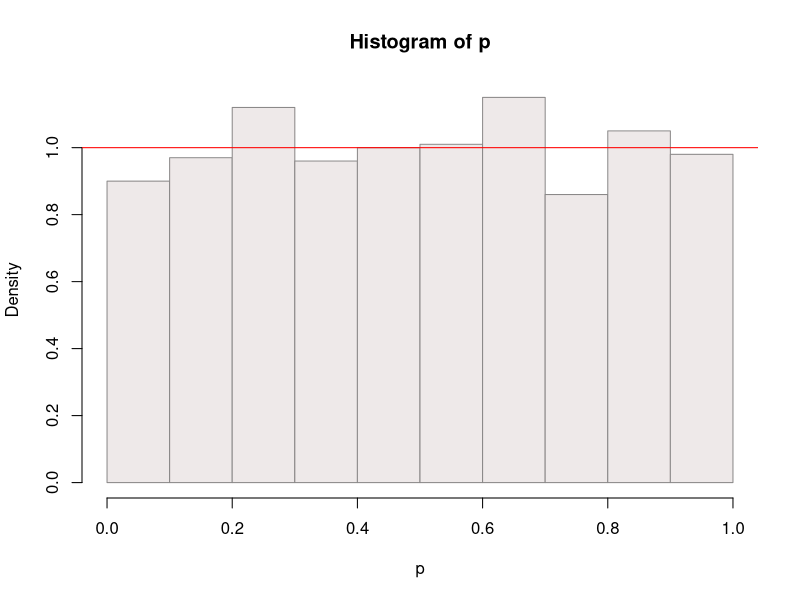
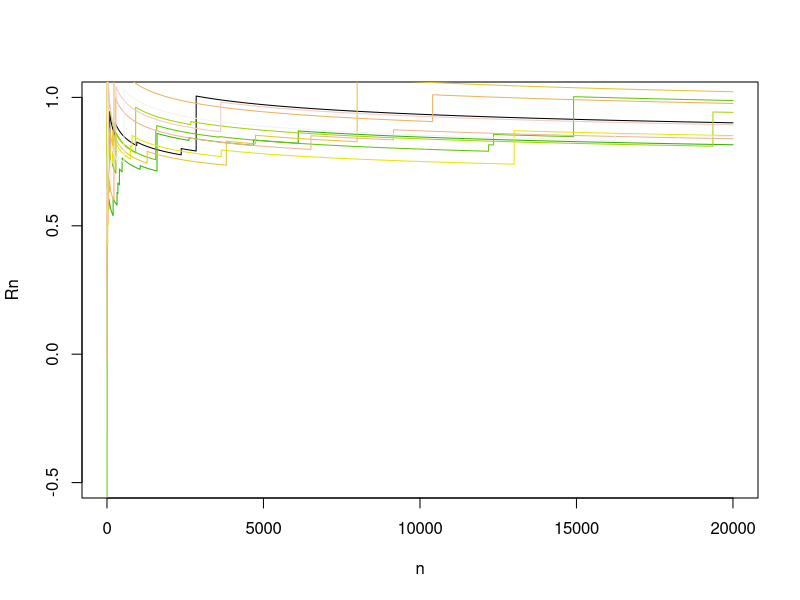
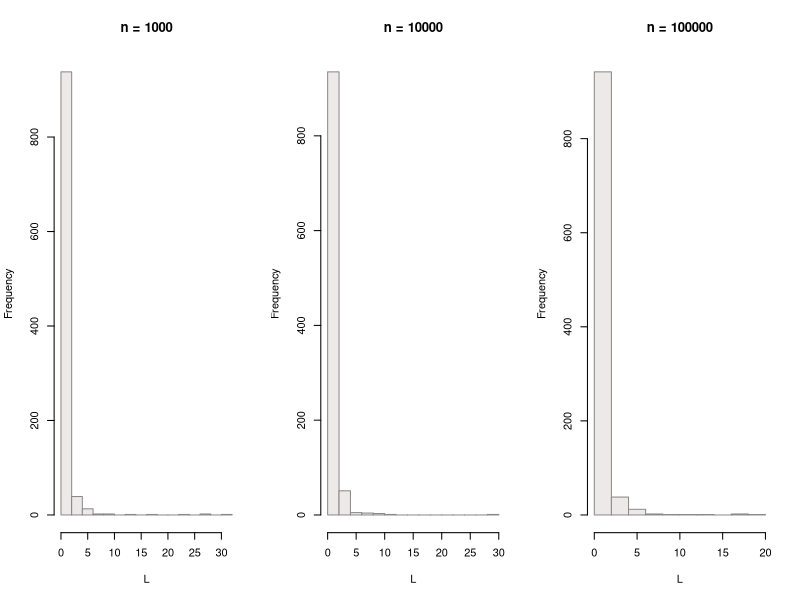
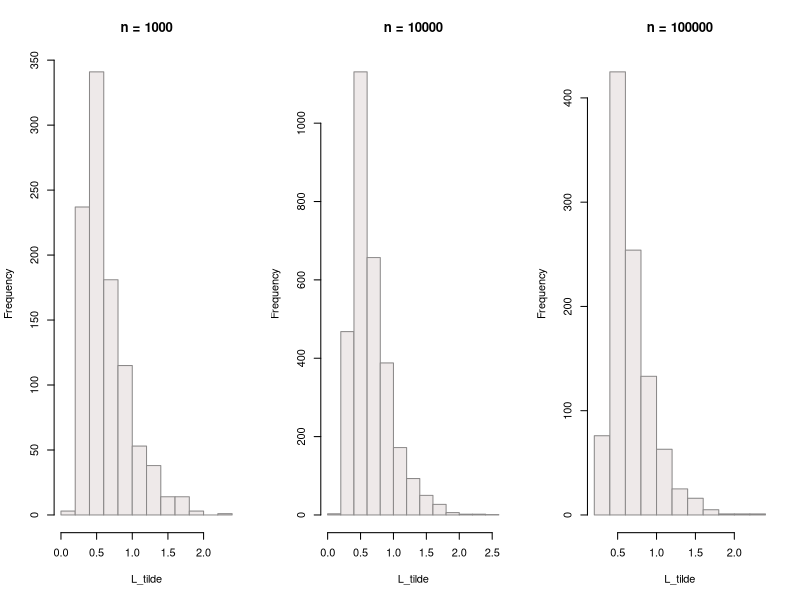
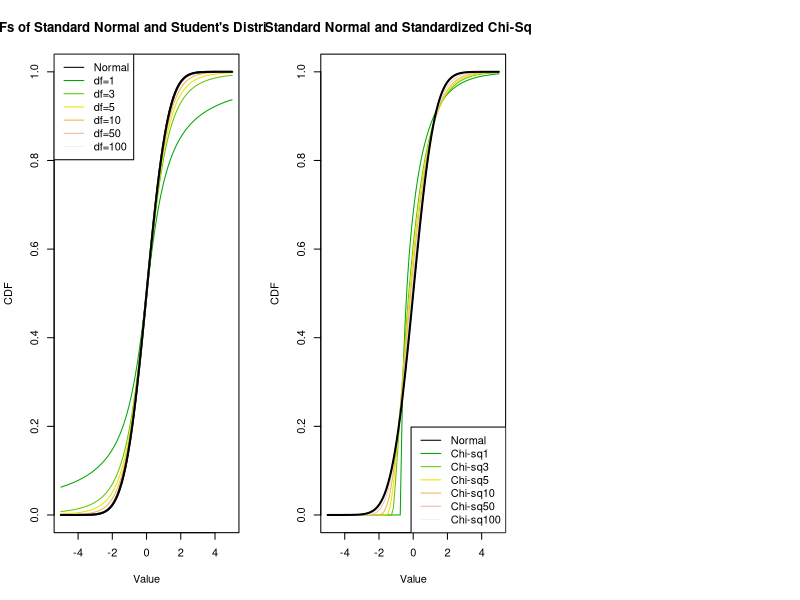

Generate these figures, in order, with R:
## ---- chunk 1
p_vals <- function(x){
  return( 1-ppois(sum(x), 5*100))
}
## ---- chunk 2
rep = 1000
p = c()
n = 100

for(i in 1:rep){
  x = rpois(n, 5)
  p[i] = p_vals(x)
}

hist(p, probability = TRUE,col="snow2",border="snow4")
abline(h=1, col = "red")
## ---- chunk 3
X = rnorm(100000)
Rn_function<-function(n){
  return(max(X[1:n])/sqrt(2*log(n)))
}
Rn<-sapply(2:20000, Rn_function)
plot(2:20000, Rn, xlab = "n", ylab="Rn", type="l",ylim = c(-0.5,1))
colors = terrain.colors(10)
for(i in 2:10){
  X = rnorm(100000)
  Rn_function<-function(n){return(max(X[1:n])/sqrt(2*log(n)))}
  Rn<-sapply(2:20000, Rn_function)
  lines(2:20000, Rn,col = colors[i])
}
## ---- chunk 4
n = c(1000,10000,100000)
eps = 0.1
L = matrix(0, nrow = 1000, ncol=3)
Lt = matrix(0, nrow = 1000, ncol=3)
c3 = matrix(0, nrow = 1000, ncol=3)
for(rep in 1:1000){
  for(i in 1:3){
   Y = rnorm(n[i])
   gamma = (1-eps)*sqrt(2*log(n[i]))
   L[rep,i] = 1/n[i]*sum(exp(gamma*Y - gamma^2/2))
   Lt[rep,i] = 1/n[i]*sum(exp(gamma*Y - gamma^2/2)*(Y<sqrt(2*log(n[i]))))
   c3[rep,i] =(L[rep,i]==Lt[rep,i])
  }
}
## ---- chunk 5
par(mfrow=c(1,3))
hist(L[,1], main = "n = 1000", xlab = "L",col="snow2",border="snow4")
hist(L[,2], main = "n = 10000", xlab = "L",col="snow2",border="snow4")
hist(L[,3], main = "n = 100000", xlab = "L",col="snow2",border="snow4")
## ---- chunk 6
par(mfrow=c(1,3))
hist(Lt[,1], main = "n = 1000", xlab = "L_tilde",col="snow2",border="snow4")
hist(Lt, main = "n = 10000", xlab = "L_tilde",col="snow2",border="snow4")
hist(Lt[,3], main = "n = 100000", xlab = "L_tilde",col="snow2",border="snow4")
## ---- chunk 7
library(knitr)
df1 = data.frame("n" = c(1000,10000,100000), "L" = round(c(var(L[,1]), var(L[,2]),var(L[,3])),3), "Lt" = round(c(var(Lt[,1]), var(Lt[,2]),var(Lt[,3])),3))
colnames(df1) = c("n", "var(L)", "var($\\tilde{L}$)")
kable(df1)
## ---- chunk 8
df2 = data.frame("n" = c(1000,10000,100000), "P(L=Lt)" = round(colMeans(c3),3))
colnames(df2) = c("n", "$P(L=\\tilde{L})$")
kable(df2)
## ---- chunk 9
alpha = 0.05
n = c(500, 5000, 50000)
epsilon = c(0.05, 0.2)

L = matrix(0, nrow=6, ncol=1000)
for(i in 1:1000){
  j = 1
  for(n1 in c(1,2,3)){
    for(e1 in c(1,2)){
      Y = rnorm(n[n1], 0, 1)
      gamma = (1+ epsilon[e1])*sqrt(2*log(n[n1]))
      L[j,i] = 1/n[n1] * sum(exp(gamma*Y - gamma^2/2))
      j = j +1
    }
  }
}

c_vals = rep(0,6)
eps1 = c()
eps2 = c()
for(i in 1:6){
  if(i%%2 != 0){
    eps1 = c(eps1, quantile(log(L[i,]), 0.95))
  }else{
    eps2 = c(eps2, quantile(log(L[i,]), 0.95))
  }}
## ---- chunk 10
df3 = data.frame("n" = n, "c" = round(eps1,3))
kable(df3)
## ---- chunk 11
df4 = data.frame("n" = n, "c" = round(eps2,3))
kable(df4)
## ---- chunk 12
rep = 1000
eps = 0.05

L = matrix(0, nrow = rep, ncol = 3)
for(i in 1:rep){
  for(n1 in c(1,2,3)){
    gamma = (1+eps)*sqrt(2*log(n[n1]))
    Y = rnorm(n[n1])
    L[i,n1] = 1/n[n1]*sum(exp(gamma*Y-gamma^2/2))
  }
}

q = c(quantile(log(L[,1]),0.95),quantile(log(L[,2]),0.95),quantile(log(L[,3]),0.95))
L1 = matrix(0, nrow = rep, ncol = 3)
pwrB = matrix(0, nrow = rep, ncol = 3)
pwrNP = matrix(0, nrow = rep, ncol = 3)
for(i in 1:rep){
  for(n1 in 1:3){
    gamma = (1+eps)*sqrt(2*log(n[n1]))
    Y1 = c(rnorm(1,gamma,1), rnorm(n-1))
    L1[i,n1] = log(1/n[n1]*sum(exp(gamma*Y1-gamma^2/2)))
    pwrB[i,n1] = max(abs(Y1))>=abs(qnorm(alpha/(2*n[n1])))
    pwrNP[i,n1] = L1[i,n1]>q[n1]
  }
}
## ---- chunk 13
df5= data.frame("n" = n, "Pwr_B" = colMeans(pwrB), "pwrNP" = colMeans(pwrNP))
colnames(df5) = c("n", "Power Bonf.", "Power N-P")
kable(df5)
## ---- chunk 14
rep = 1000
eps = 0.2

L = matrix(0, nrow = rep, ncol = 3)
# epsilon = 0.05
for(i in 1:rep){
  for(n1 in c(1,2,3)){
    gamma = (1+eps)*sqrt(2*log(n[n1]))
    Y = rnorm(n[n1])
    L[i,n1] = 1/n[n1]*sum(exp(gamma*Y-gamma^2/2))
  }
}

q = c(quantile(log(L[,1]),0.95),quantile(log(L[,2]),0.95),quantile(log(L[,3]),0.95))
L1 = matrix(0, nrow = rep, ncol = 3)
pwrB = matrix(0, nrow = rep, ncol = 3)
pwrNP = matrix(0, nrow = rep, ncol = 3)
for(i in 1:rep){
  for(n1 in 1:3){
    gamma = (1+eps)*sqrt(2*log(n[n1]))
    Y1 = c(rnorm(1,gamma,1), rnorm(n-1))
    L1[i,n1] = log(1/n[n1]*sum(exp(gamma*Y1-gamma^2/2)))
    pwrB[i,n1] = max(abs(Y1))>=abs(qnorm(alpha/(2*n[n1])))
    pwrNP[i,n1] = L1[i,n1]>q[n1]
  }
}
## ---- chunk 15
df6= data.frame("n" = n, "Pwr_B" = colMeans(pwrB), "pwrNP" = colMeans(pwrNP))
colnames(df6) = c("n", "Power Bonf.", "Power N-P")
kable(df6)
## ---- chunk 16
x = seq(-5,5,length.out=100)
plot(x, pnorm(x),type="l",main = "CDFs of Standard Normal and Student's Distributions",xlab = "Value", ylab = "CDF",lwd = 2)
colors <- terrain.colors(6)
d_f <- c(1, 3, 5, 10, 50, 100)
for (i in 1:length(d_f)) {
    lines(x, pt(x, d_f[i]), col = colors[i],lwd = 1)
}
lines(x,pnorm(x),lwd = 2)
legend("topleft", legend = c("Normal", paste("df=", d_f, sep = "")), col = c("black", colors), lty = 1)
## ---- chunk 17
x1 = x

stand_chisq <- function(x, df) {
  sqrt(2*df)*x+df
}

plot(x1, pnorm(x1), type = 'l', col = 'black',main = "CDFs of Standard Normal and Standardized Chi-Sq Distributions",xlab = "Value", ylab = "CDF")

for (i in 1:length(d_f)) {
    df <- d_f[i]
    lines(x, pchisq(stand_chisq(x, df), df), col = colors[i])
}
lines(x,pnorm(x),lwd = 2)
legend("bottomright", legend = c("Normal", paste("Chi-sq", d_f, sep = "")), col = c("black", colors), lty = 1)

